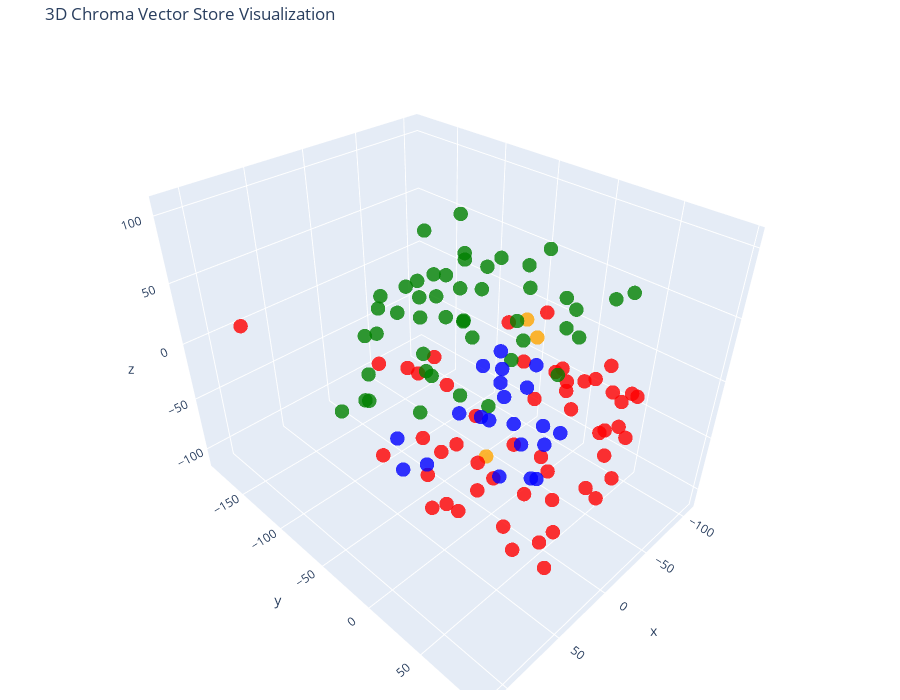

The notebook cell this image was saved under:
### Code cell
# Let's try 3D!

tsne = TSNE(n_components=3, random_state=42)
reduced_vectors = tsne.fit_transform(vectors)

# Create the 3D scatter plot
fig = go.Figure(data=[go.Scatter3d(
    x=reduced_vectors[:, 0],
    y=reduced_vectors[:, 1],
    z=reduced_vectors[:, 2],
    mode='markers',
    marker=dict(size=5, color=colors, opacity=0.8),
    text=[f"Type: {t}<br>Text: {d[:100]}..." for t, d in zip(doc_types, documents)],
    hoverinfo='text'
)])

fig.update_layout(
    title='3D Chroma Vector Store Visualization',
    scene=dict(xaxis_title='x', yaxis_title='y', zaxis_title='z'),
    width=900,
    height=700,
    margin=dict(r=20, b=10, l=10, t=40)
)

fig.show()

### Figure 1 — Plotly figure (JSON) as saved in the notebook; plotly's stock layout.template omitted (floating-point values rounded to 4 significant figures)
{"data": [{"hoverinfo": "text", "marker": {"color": ["orange", "orange", "orange", "red", "red", "red", "red", "red", "red", "red", "red", "red", "red", "red", "red", "red", "red", "red", "red", "red", "red", "red", "red", "red", "red", "red", "red", "red", "red", "red", "red", "red", "red", "red", "red", "red", "red", "red", "red", "red", "red", "red", "red", "red", "red", "red", "red", "red", "red", "red", "red", "red", "red", "red", "red", "green", "green", "green", "green", "green", "green", "green", "green", "green", "green", "green", "green", "green", "green", "green", "green", "green", "green", "green", "green", "green", "green", "green", "green", "green", "green", "green", "green", "green", "green", "green", "green", "green", "green", "green", "green", "green", "green", "green", "green", "green", "green", "green", "green", "green", "green", "green", "blue", "blue", "blue", "blue", "blue", "blue", "blue", "blue", "blue", "blue", "blue", "blue", "blue", "blue", "blue", "blue", "blue", "blue", "blue", "blue", "blue"], "opacity": 0.8, "size": 5}, "mode": "markers", "text": ["Type: company<br>Text: # About Insurellm\n\nInsurellm was founded by Avery Lancaster in 2015 as an insurance tech startup des...", "Type: company<br>Text: # Careers at Insurellm\n\nInsurellm is hiring! We are looking for talented software engineers, data sc...", "Type: company<br>Text: # Overview of Insurellm\n\nInsurellm is an innovative insurance tech firm with 200 employees across th...", "Type: contracts<br>Text: # Contract with Apex Reinsurance for Rellm: AI-Powered Enterprise Reinsurance Solution\n\n## Terms\n\n1....", "Type: contracts<br>Text: ## Renewal\n\n1. **Automatic Renewal**: This Agreement will automatically renew for successive one-yea...", "Type: contracts<br>Text: 2. **Seamless Integrations**: The architecture of Rellm allows for easy integration with existing sy...", "Type: contracts<br>Text: 1. **Technical Support**: Provider shall offer dedicated technical support to the Client via phone, ...", "Type: contracts<br>Text: **Insurellm, Inc.**  \n_____________________________  \nAuthorized Signature   \nDate: ________________...", "Type: contracts<br>Text: # Contract with Belvedere Insurance for Markellm\n\n## Terms\nThis Contract (\"Agreement\") is made and e...", "Type: contracts<br>Text: ## Renewal\n1. **Renewal Terms**: This Agreement may be renewed for additional one-year terms upon mu...", "Type: contracts<br>Text: ## Features\n1. **AI-Powered Matching**: Belvedere Insurance will benefit from Markellm's AI-powered ...", "Type: contracts<br>Text: ## Support\n1. **Technical Support**: Technical support will be available from 9 AM to 7 PM EST, Mond...", "Type: contracts<br>Text: **Belvedere Insurance**  \nSignature: ______________________  \nName: [Authorized Signatory]  \nTitle: ...", "Type: contracts<br>Text: # Contract with BrightWay Solutions for Markellm\n\n**Contract Date:** October 5, 2023  \n**Contract ID...", "Type: contracts<br>Text: 3. **Service Level Agreement (SLA):**  \n   Insurellm commits to a 99.9% uptime for the platform with...", "Type: contracts<br>Text: 2. **Real-Time Quote Availability:**  \n   Consumers sourced via BrightWay Solutions will receive rea...", "Type: contracts<br>Text: 3. **Training and Onboarding:**  \n   Insurellm agrees to provide one free training session on how to...", "Type: contracts<br>Text: # Contract with EverGuard Insurance for Rellm: AI-Powered Enterprise Reinsurance Solution\n\n**Contrac...", "Type: contracts<br>Text: 4. **Usage Rights**: EverGuard Insurance is granted a non-exclusive, non-transferable license to acc...", "Type: contracts<br>Text: 1. **Core Functionality**: Rellm provides EverGuard Insurance with advanced AI-driven analytics, sea...", "Type: contracts<br>Text: 1. **Customer Support**: Insurellm will provide EverGuard Insurance with 24/7 customer support, incl...", "Type: contracts<br>Text: ---\n\n**Signatures**  \n**For Insurellm**: __________________________  \n**Name**: John Smith  \n**Title...", "Type: contracts<br>Text: # Contract with GreenField Holdings for Markellm\n\n**Effective Date:** November 15, 2023  \n**Contract...", "Type: contracts<br>Text: ## Renewal\n1. **Automatic Renewal**: This contract will automatically renew for sequential one-year ...", "Type: contracts<br>Text: ## Features\n1. **AI-Powered Matching**: Access to advanced algorithms that connect GreenField Holdin...", "Type: contracts<br>Text: ## Support\n1. **Customer Support Access**: The Client will have access to dedicated support through ...", "Type: contracts<br>Text: **Signatures:**  \n_________________________                           _________________________  \n**...", "Type: contracts<br>Text: # Contract with Greenstone Insurance for Homellm\n\n---\n\n## Terms\n\n1. **Parties**: This Contract (\"Agr...", "Type: contracts<br>Text: 4. **Payment Terms**: \n   - The Customer shall pay an amount of $10,000 per month for the Standard T...", "Type: contracts<br>Text: ---\n\n## Features\n\n- **AI-Powered Risk Assessment**: Customer will have access to enhanced risk evalu...", "Type: contracts<br>Text: - **Customer Portal**: A dedicated portal will be provided, allowing the Customer's clients to manag...", "Type: contracts<br>Text: ______________________________  \n[Name], [Title]  \nDate: ______________________\n\n**For Greenstone In...", "Type: contracts<br>Text: # Contract with GreenValley Insurance for Homellm\n\n**Contract Date:** October 6, 2023  \n**Contract N...", "Type: contracts<br>Text: 4. **Confidentiality:** Both parties agree to maintain the confidentiality of proprietary informatio...", "Type: contracts<br>Text: 1. **AI-Powered Risk Assessment:** Access to advanced AI algorithms for real-time risk evaluations.\n...", "Type: contracts<br>Text: 3. **Regular Updates:** Insurellm will offer ongoing updates and enhancements to the Homellm platfor...", "Type: contracts<br>Text: # Contract with Pinnacle Insurance Co. for Homellm\n\n## Terms\nThis contract (\"Contract\") is entered i...", "Type: contracts<br>Text: ## Renewal\n1. **Renewal Terms**: At the end of the initial term, this Contract shall automatically r...", "Type: contracts<br>Text: ## Features\n1. **AI-Powered Risk Assessment**: Utilized for tailored underwriting decisions specific...", "Type: contracts<br>Text: ## Support\n1. **Technical Support**: Insurellm shall provide 24/7 technical support via an email and...", "Type: contracts<br>Text: # Contract with Roadway Insurance Inc. for Carllm\n\n---\n\n## Terms\n\n1. **Agreement Effective Date**: T...", "Type: contracts<br>Text: ---\n\n## Renewal\n\n1. **Automatic Renewal**: This agreement will automatically renew for an additional...", "Type: contracts<br>Text: ---\n\n## Features\n\n1. **Access to Core Features**: Roadway Insurance Inc. will have access to all Pro...", "Type: contracts<br>Text: ---\n\n## Support\n\n1. **Technical Support**: Roadway Insurance Inc. will receive priority technical su...", "Type: contracts<br>Text: # Contract with Stellar Insurance Co. for Rellm\n\n## Terms\nThis contract is made between **Insurellm*...", "Type: contracts<br>Text: ### Termination\nEither party may terminate this agreement with a **30-day written notice**. In the e...", "Type: contracts<br>Text: ## Features\nStellar Insurance Co. will receive access to the following features of the Rellm product...", "Type: contracts<br>Text: ## Support\nInsurellm provides Stellar Insurance Co. with the following support services:\n\n- **24/7 T...", "Type: contracts<br>Text: # Contract with TechDrive Insurance for Carllm\n\n**Contract Date:** October 1, 2024  \n**Contract Dura...", "Type: contracts<br>Text: ## Renewal\n\n1. **Automatic Renewal**: This contract shall automatically renew for additional one-yea...", "Type: contracts<br>Text: ## Support\n\n1. **Customer Support**: Insurellm will provide 24/7 customer support to TechDrive Insur...", "Type: contracts<br>Text: **TechDrive Insurance Representative:**  \nName: Sarah Johnson  \nTitle: Operations Director  \nDate: _...", "Type: contracts<br>Text: # Contract with Velocity Auto Solutions for Carllm\n\n**Contract Date:** October 1, 2023  \n**Contract ...", "Type: contracts<br>Text: ## Renewal\n\n1. **Automatic Renewal**: This contract will automatically renew for successive 12-month...", "Type: contracts<br>Text: ## Support\n\n1. **Customer Support**: Velocity Auto Solutions will have access to Insurellm’s custome...", "Type: employees<br>Text: # HR Record\n\n# Alex Chen\n\n## Summary\n- **Date of Birth:** March 15, 1990  \n- **Job Title:** Backend ...", "Type: employees<br>Text: ## Annual Performance History\n- **2020:**  \n  - Completed onboarding successfully.  \n  - Met expecta...", "Type: employees<br>Text: ## Compensation History\n- **2020:** Base Salary: $80,000  \n- **2021:** Base Salary Increase to $90,0...", "Type: employees<br>Text: Alex Chen continues to be a vital asset at Insurellm, contributing significantly to innovative backe...", "Type: employees<br>Text: # HR Record\n\n# Alex Harper\n\n## Summary\n- **Date of Birth**: March 15, 1993  \n- **Job Title**: Sales ...", "Type: employees<br>Text: ## Annual Performance History  \n- **2021**:  \n  - **Performance Rating**: 4.5/5  \n  - **Key Achievem...", "Type: employees<br>Text: - **2022**:  \n  - **Base Salary**: $65,000 (Promotion to Senior SDR)  \n  - **Bonus**: $13,000 (20% o...", "Type: employees<br>Text: # HR Record\n\n# Alex Thomson\n\n## Summary\n- **Date of Birth:** March 15, 1995  \n- **Job Title:** Sales...", "Type: employees<br>Text: ## Annual Performance History  \n- **2022** - Rated as \"Exceeds Expectations.\" Alex Thomson achieved ...", "Type: employees<br>Text: ## Other HR Notes\n- Alex Thomson is an active member of the Diversity and Inclusion committee at Ins...", "Type: employees<br>Text: # Avery Lancaster\n\n## Summary\n- **Date of Birth**: March 15, 1985  \n- **Job Title**: Co-Founder & Ch...", "Type: employees<br>Text: - **2010 - 2013**: Business Analyst at Edge Analytics  \n  Prior to joining Innovate, Avery worked as...", "Type: employees<br>Text: - **2018**: **Exceeds Expectations**  \n  Under Avery’s pivoted vision, Insurellm launched two new su...", "Type: employees<br>Text: - **2022**: **Satisfactory**  \n  Avery focused on rebuilding team dynamics and addressing employee c...", "Type: employees<br>Text: ## Compensation History\n- **2015**: $150,000 base salary + Significant equity stake  \n- **2016**: $1...", "Type: employees<br>Text: ## Other HR Notes\n- **Professional Development**: Avery has actively participated in leadership trai...", "Type: employees<br>Text: # HR Record\n\n# Emily Carter\n\n## Summary\n- **Date of Birth:** August 12, 1990  \n- **Job Title:** Acco...", "Type: employees<br>Text: - **2017-2019:** Marketing Intern  \n  - Assisted with market research and campaign development for s...", "Type: employees<br>Text: ## Compensation History\n| Year | Base Salary | Bonus         | Total Compensation |\n|------|--------...", "Type: employees<br>Text: Emily Carter exemplifies the kind of talent that drives Insurellm's success and is an invaluable ass...", "Type: employees<br>Text: # HR Record\n\n# Emily Tran\n\n## Summary\n- **Date of Birth:** March 18, 1991  \n- **Job Title:** Digital...", "Type: employees<br>Text: - **January 2017 - May 2018**: Marketing Intern  \n  - Supported the Marketing team by collaborating ...", "Type: employees<br>Text: - **2021**:  \n  - Performance Rating: Meets Expectations  \n  - Key Achievements: Contributed to the ...", "Type: employees<br>Text: - **Professional Development Goals**:  \n  - Emily Tran aims to become a Marketing Manager within the...", "Type: employees<br>Text: # HR Record\n\n# Jordan Blake\n\n## Summary\n- **Date of Birth:** March 15, 1993  \n- **Job Title:** Sales...", "Type: employees<br>Text: ## Annual Performance History\n- **2021:** First year at Insurellm; achieved 90% of monthly targets. ...", "Type: employees<br>Text: ## Other HR Notes\n- Jordan has shown an interest in continuing education, actively participating in ...", "Type: employees<br>Text: # HR Record\n\n# Jordan K. Bishop\n\n## Summary\n- **Date of Birth:** March 15, 1990\n- **Job Title:** Fro...", "Type: employees<br>Text: ## Annual Performance History\n- **2019:** Exceeds Expectations - Continuously delivered high-quality...", "Type: employees<br>Text: ## Compensation History\n- **June 2018:** Starting Salary - $85,000\n- **June 2019:** Salary Increase ...", "Type: employees<br>Text: ## Other HR Notes\n- Jordan K. Bishop has been an integral part of club initiatives, including the In...", "Type: employees<br>Text: # HR Record\n\n# Maxine Thompson\n\n## Summary\n- **Date of Birth:** January 15, 1991  \n- **Job Title:** ...", "Type: employees<br>Text: ## Insurellm Career Progression\n- **January 2017 - October 2018**: **Junior Data Engineer**  \n  * Ma...", "Type: employees<br>Text: ## Annual Performance History\n- **2017**: *Meets Expectations*  \n  Maxine showed potential in her ro...", "Type: employees<br>Text: - **2021**: *Exceeds Expectations*  \n  Maxine spearheaded the transition to a new data warehousing s...", "Type: employees<br>Text: ## Compensation History\n- **2017**: $70,000 (Junior Data Engineer)  \n- **2018**: $75,000 (Junior Dat...", "Type: employees<br>Text: # HR Record\n\n# Oliver Spencer\n\n## Summary\n- **Date of Birth**: May 14, 1990  \n- **Job Title**: Backe...", "Type: employees<br>Text: ## Annual Performance History\n- **2018**: **3/5** - Adaptable team player but still learning to take...", "Type: employees<br>Text: ## Compensation History\n- **March 2018**: Initial salary of $80,000.\n- **July 2019**: Salary increas...", "Type: employees<br>Text: # Samantha Greene\n\n## Summary\n- **Date of Birth:** October 14, 1990\n- **Job Title:** HR Generalist\n-...", "Type: employees<br>Text: ## Annual Performance History\n- **2020:** Exceeds Expectations  \n  Samantha Greene demonstrated exce...", "Type: employees<br>Text: ## Compensation History\n- **2020:** Base Salary - $55,000  \n  The entry-level salary matched industr...", "Type: employees<br>Text: - **2023:** Base Salary - $70,000  \n  Recognized for substantial improvement in employee relations m...", "Type: employees<br>Text: # HR Record\n\n# Samuel Trenton\n\n## Summary\n- **Date of Birth:** April 12, 1989  \n- **Job Title:** Sen...", "Type: employees<br>Text: ## Annual Performance History\n- **2023:** Rating: 4.5/5  \n  *Samuel exceeded expectations, successfu...", "Type: employees<br>Text: ## Compensation History\n- **2023:** Base Salary: $115,000 + Bonus: $15,000  \n  *Annual bonus based o...", "Type: employees<br>Text: - **Engagement in Company Culture:** Regularly participates in team-building events and contributes ...", "Type: products<br>Text: # Product Summary\n\n# Carllm\n\n## Summary\n\nCarllm is an innovative auto insurance product developed by...", "Type: products<br>Text: - **Instant Quoting**: With Carllm, insurance companies can offer near-instant quotes to customers, ...", "Type: products<br>Text: - **Mobile Integration**: Carllm is designed to work seamlessly with mobile applications, providing ...", "Type: products<br>Text: - **Professional Tier**: $2,500/month\n  - For medium-sized companies.\n  - All Basic Tier features pl...", "Type: products<br>Text: ### Q2 2025: Customer Experience Improvements\n- Launch of a new **mobile app** for end-users.\n- Intr...", "Type: products<br>Text: # Product Summary\n\n# Homellm\n\n## Summary\nHomellm is an innovative home insurance product developed b...", "Type: products<br>Text: ### 2. Dynamic Pricing Model\nWith Homellm's innovative dynamic pricing model, insurance providers ca...", "Type: products<br>Text: ### 5. Multi-Channel Integration\nHomellm seamlessly integrates into existing insurance platforms, pr...", "Type: products<br>Text: - **Basic Tier:** Starting at $5,000/month for small insurers with basic integration features.\n- **S...", "Type: products<br>Text: All tiers include a comprehensive training program and ongoing updates to ensure optimal performance...", "Type: products<br>Text: With Homellm, Insurellm is committed to transforming the landscape of home insurance, ensuring both ...", "Type: products<br>Text: # Product Summary\n\n# Markellm\n\n## Summary\n\nMarkellm is an innovative two-sided marketplace designed ...", "Type: products<br>Text: - **User-Friendly Interface**: Designed with user experience in mind, Markellm features an intuitive...", "Type: products<br>Text: - **Customer Support**: Our dedicated support team is always available to assist both consumers and ...", "Type: products<br>Text: ### For Insurance Companies:\n- **Basic Listing Fee**: $199/month for a featured listing on the platf...", "Type: products<br>Text: ### Q3 2025\n- Initiate a comprehensive marketing campaign targeting both consumers and insurers to i...", "Type: products<br>Text: # Product Summary\n\n# Rellm: AI-Powered Enterprise Reinsurance Solution\n\n## Summary\n\nRellm is an inno...", "Type: products<br>Text: ### Seamless Integrations\nRellm's architecture is designed for effortless integration with existing ...", "Type: products<br>Text: ### Regulatory Compliance Tools\nRellm includes built-in compliance tracking features to help organiz...", "Type: products<br>Text: Join the growing number of organizations leveraging Rellm to enhance their reinsurance processes whi...", "Type: products<br>Text: Experience the future of reinsurance with Rellm, where innovation meets reliability. Let Insurellm h..."], "type": "scatter3d", "x": [-44.33, -27.81, 32.55, -12.62, -33.09, -59.94, -62.69, 19.38, 38.82, 32.15, 41.48, -55.98, -1.151, 46.07, -57.55, 67.86, 29.85, 1.731, 46.9, 78.23, -25.64, -10.41, 24.02, 10.63, -107.7, 58.75, 9.936, -50.63, -26.33, 48.02, -51.29, -14.41, -79.31, -90.55, -88.42, -84.09, 22.99, 25.29, -85.55, -53.09, -24.42, 1.755, -72.79, -81.33, -8.65, -32.16, -33.24, -42.52, 1.028, -1.143, -17.23, 2.144, -0.849, 113.9, -35.25, -22.16, 18.6, 59.01, -54.7, 14.42, -70.89, 26.34, 3.103, 23.02, 1.898, -45.0, 61.74, 80.44, 87.47, 65.13, -46.07, 34.68, 55.13, 36.96, -37.04, 49.37, 51.01, 71.98, 71.86, 7.597, 47.53, 15.72, -21.9, -0.9322, 84.21, -9.52, -40.17, -1.172, 22.25, 17.05, 43.89, -41.82, 27.4, 73.87, 4.557, 9.355, 30.89, -46.73, -16.68, -84.88, 52.8, -7.567, 2.672, 16.12, 31.05, 50.65, 21.85, -40.6, -63.82, -60.39, -6.378, 5.289, -38.78, 68.71, 69.57, 71.78, 56.71, 34.72, -14.38, -43.75, -28.89, 5.472, -17.98], "y": [-13.95, 8.428, 20.59, -10.68, -9.478, 19.81, 35.08, -56.74, -28.15, 46.95, -11.69, 49.7, -48.88, -2.034, -1.081, 6.393, 11.44, -14.14, 49.86, -187.4, 37.05, 47.1, -48.34, 63.54, -2.327, -52.29, -78.46, 57.77, 70.28, 80.41, 71.28, -75.39, 49.35, 33.8, -10.92, 57.41, -12.84, 69.58, -46.53, 63.02, 36.22, 46.9, -53.68, -24.71, -45.85, -47.89, 6.212, 15.27, 94.81, 76.55, 74.55, 82.57, 28.28, 16.86, 79.24, -53.17, 62.63, -45.55, 9.771, -43.24, 49.79, -33.11, -45.83, -10.69, -22.32, -15.71, -58.67, -39.83, -56.2, -15.51, -0.2004, -34.81, 40.36, -91.67, 30.21, -11.92, 14.11, 7.188, 1.275, -68.38, -62.4, -80.66, -70.62, 58.52, -20.14, -85.2, -74.59, 12.04, 36.34, 24.11, 9.329, -49.92, 66.22, -44.31, -63.94, 28.7, -2.75, -80.48, -31.86, 28.87, -17.52, -8.37, 44.01, 45.56, 60.89, 47.53, 32.99, -31.83, -24.69, -15.0, -19.6, -1.725, -31.49, 47.34, 3.939, -16.5, -38.57, -1.97, 11.93, 8.137, 33.85, 10.51, -11.98], "z": [28.58, 31.87, -26.49, -97.11, -75.38, -40.01, -6.327, -6.46, -70.98, -94.53, -37.27, 15.58, -23.17, -76.11, -97.99, -58.03, -65.03, -74.29, -58.68, 0.3762, 4.261, 25.06, -57.75, -81.13, -51.31, -55.03, -17.49, -54.95, -70.69, 9.971, -30.83, -18.22, -50.54, -33.56, -33.62, -21.3, -107.6, -99.79, -43.27, -5.694, -95.08, -111.3, -3.978, 13.63, -82.42, -69.08, -23.33, -0.1084, -17.24, -39.42, -2.128, 12.17, -78.25, 85.53, 19.53, 73.33, 84.51, 76.75, 51.33, 59.24, 64.93, 83.78, 37.37, 58.29, 31.39, 69.73, 13.41, 12.52, -1.617, 97.78, 86.87, 28.15, 38.45, -40.28, 58.6, 29.85, 29.73, 54.71, 21.29, 57.96, 55.99, 31.21, 49.99, 67.56, 73.15, 31.25, 88.98, 58.03, 65.92, 43.6, 77.2, 56.91, 59.49, 55.59, 95.19, 92.38, 106.7, 25.53, 56.54, 45.74, 71.28, 91.68, -20.55, -40.19, -20.43, -14.22, 1.67, -32.98, -46.03, -18.43, -39.1, -24.98, -3.611, 76.83, -20.37, -36.61, -32.49, -2.376, -50.58, -53.14, -35.65, 1.747, 1.098]}], "layout": {"height": 700, "margin": {"b": 10, "l": 10, "r": 20, "t": 40}, "scene": {"xaxis": {"title": {"text": "x"}}, "yaxis": {"title": {"text": "y"}}, "zaxis": {"title": {"text": "z"}}}, "title": {"text": "3D Chroma Vector Store Visualization"}, "width": 900}}
